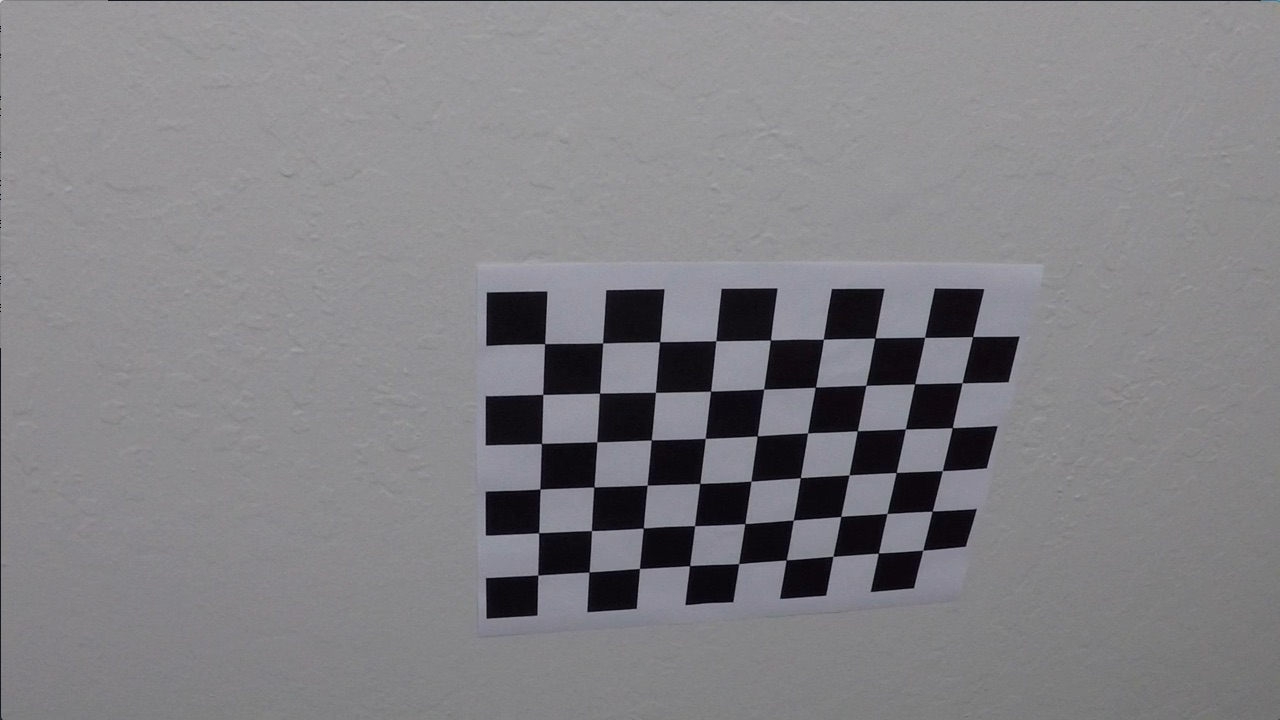
#> input picture camera_cal/calibration10.jpg, 1280 x 720 px; its folder holds only this picture in this run; the run also reads 1 picture not shown here
$ jupyter execute --allow-errors P2.ipynb   (shell and % lines are left out)   (older library calls are emulated)
#> lines starting #> are read from the running program, lines starting #| are printed output that depends on the picture; after the words box and inside, x2 and y2 are one past the last pixel; in counts of white or black regions, pixels touching at a corner belong together
### thresholds.py
import numpy as np
import cv2

def abs_sobel_thresh(img, orient='x', sobel_kernel=3, thresh=(0, 255)):
    # Convert to grayscale
    gray = cv2.cvtColor(img, cv2.COLOR_RGB2GRAY)
    # Take the derivative in x or y given orient = 'x' or 'y'
    if orient=='y':
        sobelx = cv2.Sobel(gray, cv2.CV_64F, 0, 1, ksize=sobel_kernel)
    else:
        sobelx = cv2.Sobel(gray, cv2.CV_64F, 1, 0, ksize=sobel_kernel)
    # Take the absolute value of the derivative or gradient
    abs_sobelx = np.absolute(sobelx)
    # Scale to 8-bit (0 - 255) then convert to type = np.uint8
    scaled_sobel = np.uint8(255*abs_sobelx/np.max(abs_sobelx))
    # Create a mask of 1's where the scaled gradient magnitude
            # is > thresh_min and < thresh_max
    sxbinary = np.zeros_like(scaled_sobel)
    sxbinary[(scaled_sobel >= thresh[0]) & (scaled_sobel <= thresh[1])] = 1
    # Return this mask as a binary image
    return sxbinary
# [32 lines left out: functions mag_thresh, dir_threshold, not called in this run]
def hls_select(img, channel='S', thresh=(0, 255)):
    # Convert to HLS color space
    hls = cv2.cvtColor(img, cv2.COLOR_RGB2HLS)
    if channel=='H':
        channel = hls[:,:,0]
    elif channel=='L':
        channel = hls[:,:,1]
    elif channel=='S':
        channel = hls[:,:,2]
    # Apply a threshold to the S channel
    hls_binary = np.zeros_like(channel)
    hls_binary[(channel > thresh[0]) & (channel <= thresh[1])] = 1
    # Return a binary image of threshold result
    return hls_binary

### P2.ipynb
## Advanced Lane Finding Project

The goals / steps of this project are the following:

* Compute the camera calibration matrix and distortion coefficients given a set of chessboard images.
* Apply a distortion correction to raw images.
* Use color transforms, gradients, etc., to create a thresholded binary image.
* Apply a perspective transform to rectify binary image ("birds-eye view").
* Detect lane pixels and fit to find the lane boundary.
* Determine the curvature of the lane and vehicle position with respect to center.
* Warp the detected lane boundaries back onto the original image.
* Output visual display of the lane boundaries and numerical estimation of lane curvature and vehicle position.

---
### First, I'll compute the camera calibration using chessboard images

[cell 1]
import numpy as np
import cv2
import glob
import matplotlib.pyplot as plt
import matplotlib.image as mpimg

# prepare object points, like (0,0,0), (1,0,0), (2,0,0) ....,(6,5,0)
objp = np.zeros((6*9,3), np.float32)
objp[:,:2] = np.mgrid[0:9,0:6].T.reshape(-1,2)

# Arrays to store object points and image points from all the images.
objpoints = [] # 3d points in real world space
imgpoints = [] # 2d points in image plane.

# Make a list of calibration images
chess_images = glob.glob('camera_cal/calibration*.jpg')
# Step through the list and search for chessboard corners
for fname in chess_images:
    img = cv2.imread(fname)
#> img is the input picture: shape (720, 1280, 3); mean B, G, R 133.1, 129.4, 130.2
    gray = cv2.cvtColor(img,cv2.COLOR_BGR2GRAY)

    # Find the chessboard corners
    ret, corners = cv2.findChessboardCorners(gray, (9,6),None)
#> ret = True; corners = 54 rows, first 8: [545.3, 343.1], [602.7, 342.8], [660.1, 341.3], [715.8, 340.7], [770.6, 340], [823.5, 339.2], [874.3, 338.5], [925.1, 337.4]

    # If found, add object points, image points
    if ret == True:
        objpoints.append(objp)
        imgpoints.append(corners)

        # Draw and display the corners
        img = cv2.drawChessboardCorners(img, (9,6), corners, ret)
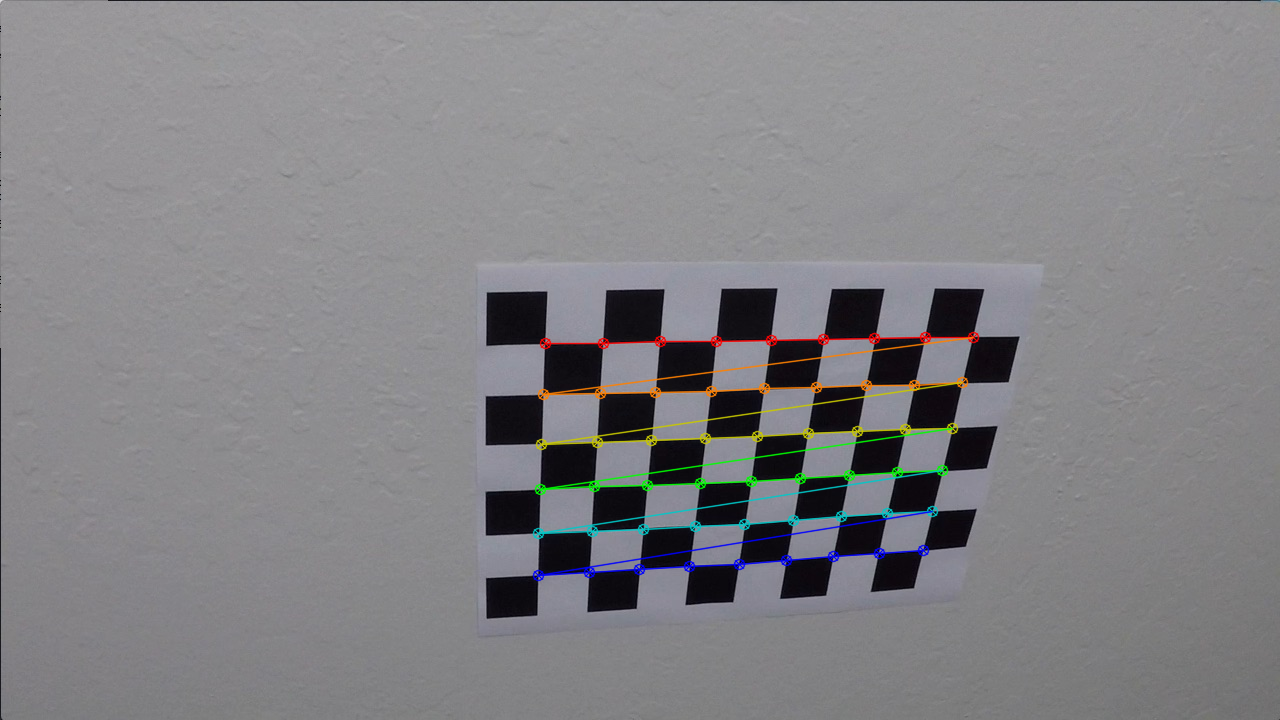
#> img: shape (720, 1280, 3); 1.91% of pixels changed, all inside (x1, y1, x2, y2) = (532, 331, 980, 582)
        cv2.imshow('img',img)
        cv2.waitKey(500)
cv2.destroyAllWindows()

### Than, I'll apply a distortion correction to raw images.

[cell 2]
# Function for undistortion of any image
def undistort(img, objpoints, imgpoints):
    img_size = (img.shape[1], img.shape[0])
    # take calibration constants
    ret, mtx, dist, rvecs, tcevs = cv2.calibrateCamera(objpoints, imgpoints, img_size,None,None)
    # use the camera matrix (mtx) and distortion coefficients (dist) for undistortion
    undist=cv2.undistort(img, mtx, dist, None, mtx)
    return undist

[cell 3]
# show an example for a undistorted Chessboard image
src_dir = 'camera_cal/'
example='calibration1.jpg'
# Read and undistort Chessboard image
#> (the rest of this cell did not finish here and is left out)

[cell 4]
# save undistorted images in output_images directory
src_dir = 'test_images/'
#> src_dir = 'test_images/'
dst_dir = 'output_images/undistorted/'
raw_images = glob.glob(src_dir+'*.jpg')
#> raw_images = ['test_images/straight_lines1.jpg', 'test_images/test6.jpg']
for image in raw_images:
    img=undistort(cv2.imread(image), objpoints, imgpoints)
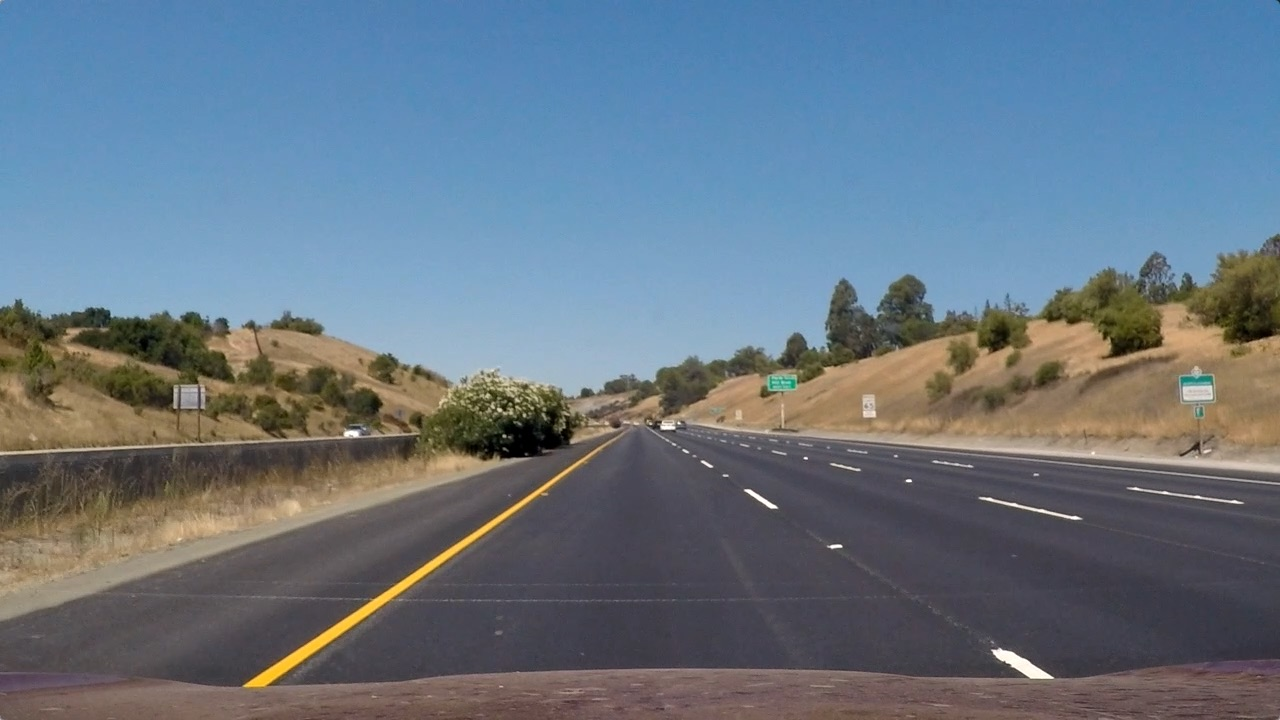
#> input picture test_images/straight_lines1.jpg, 1280 x 720 px
#> in undistort, `img_size = (img.shape[1], img.shape[0])`: img_size = (1280, 720)
#> in undistort, `ret, mtx, dist, rvecs, tcevs = cv2.calibrateCamera(objpoints, imgpoint..`: ret = 0.68; mtx = [[1143.7, 0, 681.7], [0, 1109.2, 367.7], [0, 0, 1]]; dist = [[-0.515, 2.99, -0.00876, 0.00937, 1.41]]; rvecs = ([0.451, -0.252, 0.0361],); tcevs = ([-2.31, -0.422, 19.12],)
#> in undistort, img is the input picture: shape (720, 1280, 3); mean B, G, R 131.2, 117.7, 103.2
    cv2.imwrite(dst_dir+image[12:], img)

[cell 5]
# show an example for an undistorted road image
src_dir = 'test_images/'
dst_dir = 'output_images/undistorted/'
example = 'straight_lines1.jpg'
# Read images
src_img = mpimg.imread(src_dir+example)
dst_img = mpimg.imread(dst_dir+example)
# Show result
f, (ax1, ax2) = plt.subplots(1, 2, figsize=(20,10))
ax1.imshow(src_img)
ax1.set_title('Original Image', fontsize=30)
ax2.imshow(dst_img)
ax2.set_title('Undistorted Image', fontsize=30)

[cell 6]
# To see all the samples at the same line
def show_examples(jpg_dir):
#> called with jpg_dir = 'test_images/'
    src_source = glob.glob(jpg_dir+'*.jpg')
    src_images=[]
    for i in range(len(src_source)):
        src_images.append(mpimg.imread(src_source[i]))
    # plot the images
    fig = plt.figure(figsize=(20, 10))
    for idx in np.arange(8):
        ax1 = fig.add_subplot(1, 8, idx+1, xticks=[], yticks=[])
        plt.imshow(src_images[idx])
    del src_images

[cell 7]
src_dir = 'test_images/'
dst_dir = 'output_images/undistorted/'
#> (the rest of this cell did not finish here and is left out)

### Now, I'll use color transforms, gradients, etc., to create a thresholded binary image.

[cell 8]
# Include threshold mask functions from the threshold file
from thresholds import *

# chose the best combination of masks
def thmask(img):
    absolute_sobel_x = abs_sobel_thresh(img, orient='x', sobel_kernel=3, thresh=(20, 100))
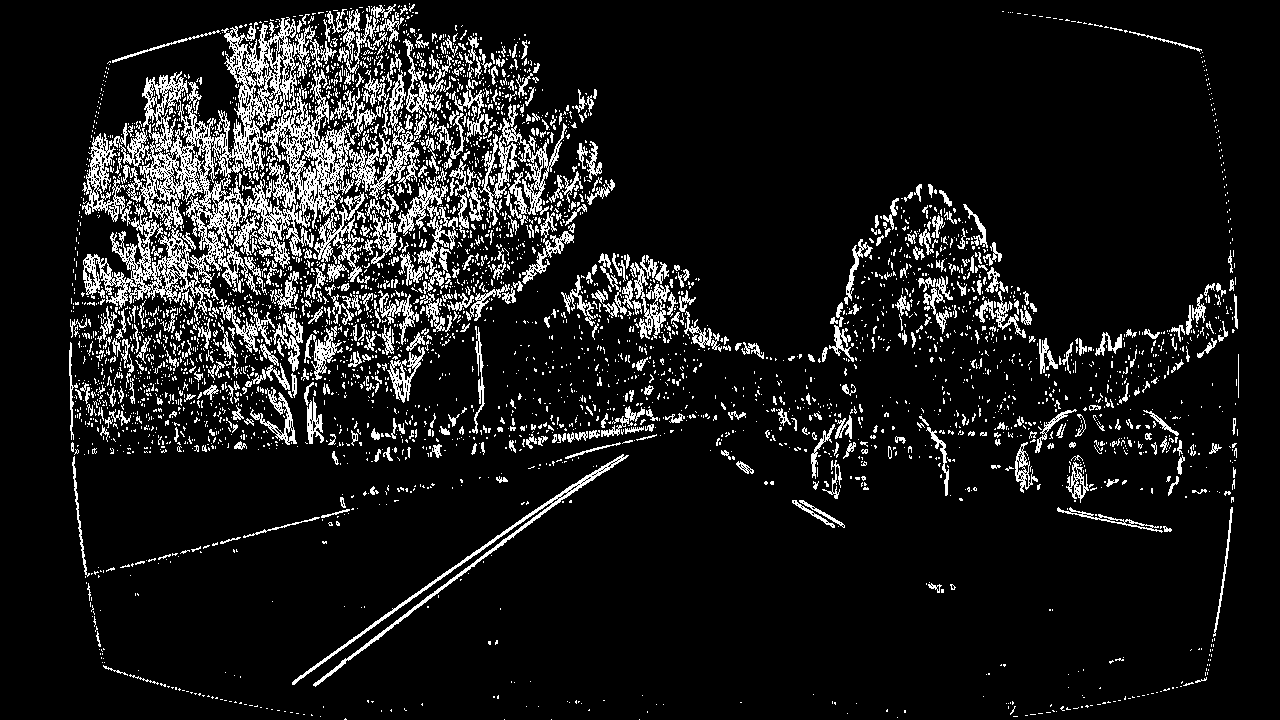
#> absolute_sobel_x: shape (720, 1280); values 0 (black) and 1 (white), 10.6% white in thin lines or dots
    color_hls_S = hls_select(img, channel='S', thresh=(90, 255))
#> color_hls_S: shape (720, 1280); values 0 (black) and 1 (white), 26.4% white; 1410 white regions (1169 under 20 px), largest, box (x1, y1, x2, y2) and area: (418, 0, 1249, 436) 169563, (63, 15, 278, 342) 9677, (75, 309, 281, 446) 8314
    combined_binary = np.zeros_like(absolute_sobel_x)
    combined_binary[(color_hls_S == 1) | (absolute_sobel_x == 1)] = 1
    combined_img = np.dstack(( combined_binary, combined_binary, combined_binary))*255
    return combined_img

[cell 9]
# save undistorted-thresholded images in output_images directory
src_dir = 'output_images/undistorted/'
dst_dir = 'output_images/undistorted-thresholded/'
raw_images = glob.glob(src_dir+'*.jpg')
for image in raw_images:
    img = thmask(cv2.imread(image))
    cv2.imwrite(dst_dir+image[26:], img)

[cell 10]
# show an example for an undistorted-thresholded image
src_dir = 'output_images/undistorted/'
example = 'test6.jpg'
# Read image
src_img = mpimg.imread(src_dir+example)
# Show result
f, (ax1, ax2) = plt.subplots(1, 2, figsize=(20,10))
ax1.imshow(src_img)
ax1.set_title('Original Image', fontsize=30)
ax2.imshow(thmask(src_img))
ax2.set_title('Undistorted-thresholded Image', fontsize=30)
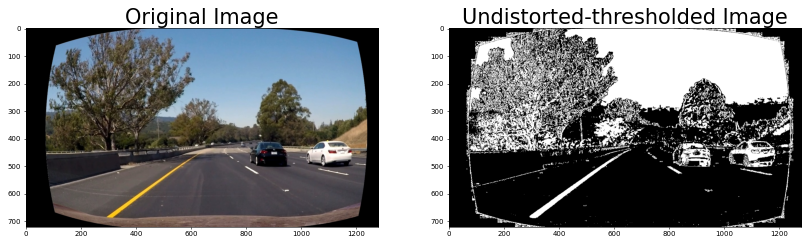
#> figure drawn by matplotlib, 2 panels
#> (the rest of the program and of its run is left out)
